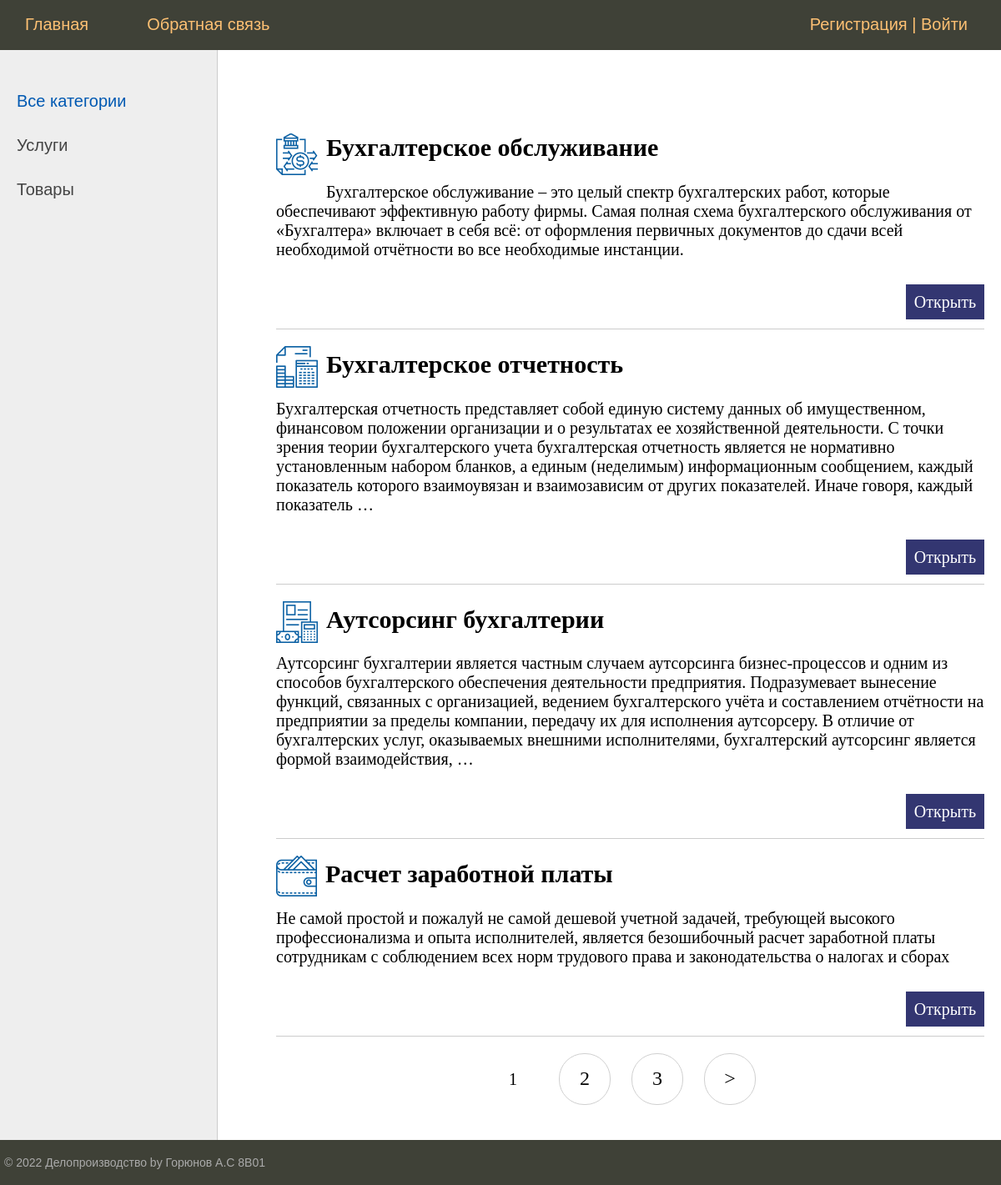
The page / on the database its author committed.
### officework/models.py (models this page shows, shortened)
class Category(models.Model):
    name = models.CharField(max_length=100, db_index=True)
    slug = models.SlugField(max_length=255, unique=True, db_index=True, verbose_name="URL")
    def get_absolute_url(self):
        return reverse('category', kwargs={'cat_slug': self.slug})
    class Meta:
        ordering = ['id']

class Project(models.Model):
    author = models.ForeignKey(User, on_delete=models.CASCADE, verbose_name='Владелец записи', blank=True, null=True)
    title = models.CharField(max_length=255)
    slug = models.SlugField(max_length=255, unique=True, db_index=True, verbose_name="URL")
    content = models.TextField(blank=True)
    photo = models.ImageField(upload_to="photo/%Y/%m/%d/")
    time_create = models.DateTimeField(auto_now_add=True)
    time_update = models.DateTimeField(auto_now=True)
    is_published = models.BooleanField(default=True)
    cat = models.ForeignKey('Category', on_delete=models.PROTECT)
    def get_absolute_url(self):
        return reverse('post', kwargs={'post_slug': self.slug})

### officework/views.py (the view)
# urls.py: path('', ProjectHome.as_view(), name='home'),
class ProjectHome(DataMixin, ListView):
    model = Project
    template_name = 'officework/index.html'
    context_object_name = 'posts'
    def get_context_data(self, *, object_list=None, **kwargs):
        context = super().get_context_data(**kwargs)
        c_def = self.get_user_context(title="Главная страница")
        return dict(list(context.items()) + list(c_def.items()))
    def get_queryset(self):
        return Project.objects.filter(is_published=True)

### officework/templatetags/officework_tags.py (called while the page is built)
@register.inclusion_tag('officework/list_categories.html')
def show_categories(sort=None, cat_selected=0):
    if not sort:
        cats = Category.objects.all()
    else:
        cats = Category.objects.order_by(sort)
    return {"cats": cats, "cat_selected": cat_selected}

### officework/utils.py (called while the page is built)
    def get_user_context(self, **kwargs):
        context = kwargs
        user_menu = menu.copy()
        if (not self.request.user.is_superuser) and (not self.request.user.is_staff):
            user_menu.pop(1)
        cats = Category.objects.all()
        context['menu'] = user_menu
        context['cats'] = cats
        if 'cat_selected' not in context:
            context['cat_selected'] = 0
        return context

### officework/templates/officework/index.html (shortened to what this page needs)
{% extends 'officework/base.html' %}
{% block content %}
<ul class="list-articles">
	{% for p in posts %}
	{% if p.photo %}
	<p><img src="{{p.photo.url}}" class="img-article-left thumb"></p>
	{% endif %}
			<li><h2>{{p.title}}</h2>
	{% autoescape on %}
	{{p.content|linebreaks|truncatewords:50}}
	{% endautoescape %}
			<p class="link-read-post"><a href="{{ p.get_absolute_url }}">Открыть</a></p>
			</li>
	{% endfor %}
</ul>
{% endblock %}

### officework/templates/officework/base.html (shortened to what this page needs)
{% load static %}
{% load officework_tags %}
<!DOCTYPE html>
<html>
<head>
	<link type="text/css" href="{% static 'officework/css/styles.css' %}" rel="stylesheet" />
</head>
<body>
<table class="table-page" border=0 cellpadding="0" cellspacing="0">
<tr><td valign=top>
{% block mainmenu %}
		<div class="header">
			<ul id="mainmenu" class="mainmenu">
{% for m in menu %}
			<li><a href="{% url m.url_name %}">{{m.title}}</a></li>
{% endfor %}
				{% if request.user.is_authenticated %}
				<li class="last"> {{user.username}} | <a href="{% url 'logout' %}">Выйти</a></li>
				{% else %}
				<li class="last"><a href="{% url 'register' %}">Регистрация</a> | <a href="{% url 'login' %}">Войти</a></li>
				{% endif %}
			</ul>
		</div>
{% endblock mainmenu %}
<table class="table-content" border=0 cellpadding="0" cellspacing="0">
<tr>
	<td valign="top" class="left-chapters">
	<ul id="leftchapters">
{% if cat_selected == 0 %}
		<li class="selected">Все категории</li>
{% else %}
		<li><a href="{% url 'home' %}">Все категории</a></li>
{% endif %}
{% show_categories cat_selected=cat_selected %}
	</ul>
</td>
<td valign="top" class="content">
	<div class="content-text">
{% block content %}
{% endblock %}
{% if page_obj.has_other_pages %}
<nav class="list-pages">
    <ul>
        {% for p in paginator.page_range %}
		{% if page_obj.number == p %}
		<li class="page-num page-num-selected">{{ p }}</li>
		{% elif p >= page_obj.number|add:-2 and p <= page_obj.number|add:2  %}
        <li class="page-num">
            <a href="?page={{ p }}">{{ p }}</a>
        </li>
		{% endif %}
        {% endfor %}
		{% if page_obj.has_next %}
<li class="page-num">
	<a href="?page={{ page_obj.next_page_number }}">&gt;</a>
</li>
{% endif %}
    </ul>
</nav>
{% endif %}
	</div>
</td></tr></table>
</td></tr>
<tr><td valign=top>
	<div id="footer">
		<p>&copy; 2022 Делопроизводство by Горюнов А.С 8В01
</td></tr></table>
</body>
</html>

### officework/templates/officework/list_categories.html
{% for c in cats %}
		{% if c.pk == cat_selected %}
			<li class="selected">{{c.name}}</li>
		{% else %}
			<li><a href="{{ c.get_absolute_url }}">{{c.name}}</a></li>
		{% endif %}
{% endfor %}

### officework/static/officework/css/styles.css (style rules this page uses)
html, body { font-family: 'Arial'; margin: 0; padding: 0; height: 100%; width: 100%; color: #444; }
a { color: #0059b2; text-decoration: none; }
img { max-width: 600px; height: auto; }
img.img-article-left { max-width: 300px; height: auto; float: left; padding: 0 10px 10px 0; }
img.img-article-left.thumb { max-width: 150px; height: auto; }
p.link-read-post { text-align: right; }
p.link-read-post a { padding: 10px; min-width: 100px; background: #333671; color: #fff; text-decoration: none; }
ul.list-articles { list-style: none; margin: 0; padding: 0; }
ul.list-articles li { border-bottom: 1px solid #ccc; }
.table-page { width: 100%; height: 100%; vertical-align: top; }
.table-page tr { height: 100%; }
.header { background: #3F4137; height: 60px; }
ul.mainmenu { list-style: none; margin: 0; padding: 0; height: 60px; color: #fdc073; font-size: 20px; overflow: hidden; }
ul.mainmenu li { float: left; margin: 18px 40px 0 30px; }
ul.mainmenu li.last { float: right; }
ul.mainmenu li a { color: #fdc073; text-decoration: none; }
.table-content { width: 100%; min-height: 100%; height: 100%; }
.left-chapters { margin: 0; background: #eee; border-right: 1px solid #ccc; min-height: 100%; }
.left-chapters ul { width: 230px; min-height: 100%; margin: 0; padding: 20px 10px 10px 20px; list-style: none; font-size: 20px; }
.left-chapters ul li { margin: 30px 0 0 0; color: #999; }
.left-chapters ul li.selected { color: #0059b2; }
.left-chapters ul li a { color: #444; text-decoration: none; }
.content { padding: 40px 20px 20px 40px; width: 100%; box-sizing: border-box; }
.content-text { margin: 60px 0 0 30px; color: #000; font-size: 20px; font-family: Yandex Sans Display Light; }
#footer { box-sizing: border-box; background: #3F4137; padding: 5px; color: #aaa; font-size: 14px; font-family: Verdana, Geneva, Arial, Helvetica; text-align: left; overflow: hidden; }
.list-pages { text-align: center; margin: 0 0 20px 0; }
.list-pages ul { margin: 20px 0 0 0; padding: 0; list-style: none; }
.list-pages ul li { display: inline-block; margin: 0 20px 0 0; }
.list-pages a { color: #000; font-size: 24px; text-decoration: none; }
.list-pages .page-num, .page-num-selected { display: inline-block; width: 60px; height: 44px; padding: 16px 0 0 0; border: 1px solid #d0d0d0; border-radius: 30px; }
.list-pages .page-num-selected { border: none; color: #000; font-size: 20px; }

### rows shown on the page
Category: name "Услуги"
Category: name "Товары"
Project: photo (picture), title "Бухгалтерское обслуживание", content "Бухгалтерское обслуживание – это целый спектр бухгалтерских работ, которые обеспечивают эффективную работу фирмы. Самая полная схема бухгалтерского обслуживания от «Бухгалтера» включает в себя всё: от оформления первичных документов до сдачи всей необходимой отчётности во все необходимые инстанции."
Project: photo (picture), title "Бухгалтерское отчетность", content "Бухгалтерская отчетность представляет собой единую систему данных об имущественном, финансовом положении организации и о результатах ее хозяйственной деятельности. С точки зрения теории бухгалтерского учета бухгалтерская отчетность является не нормативно установленным набором бланков, а единым (неделимым) информационным сообщением, каждый показатель которого взаимоувязан и взаимозависим от других показателей. Иначе говоря, каждый показатель …"
Project: photo (picture), title "Аутсорсинг бухгалтерии", content "Аутсорсинг бухгалтерии является частным случаем аутсорсинга бизнес-процессов и одним из способов бухгалтерского обеспечения деятельности предприятия. Подразумевает вынесение функций, связанных с организацией, ведением бухгалтерского учёта и составлением отчётности на предприятии за пределы компании, передачу их для исполнения аутсорсеру. В отличие от бухгалтерских услуг, оказываемых внешними исполнителями, бухгалтерский аутсорсинг является формой взаимодействия, …"
Project: photo (picture), title "Расчет заработной платы", content "Не самой простой и пожалуй не самой дешевой учетной задачей, требующей высокого профессионализма и опыта исполнителей, является безошибочный расчет заработной платы сотрудникам с соблюдением всех норм трудового права и законодательства о налогах и сборах"

### other values the page prints
{{ m.title }} "Главная" "Обратная связь"
{{ p }} "1"
{{ p }} "2" "3"
